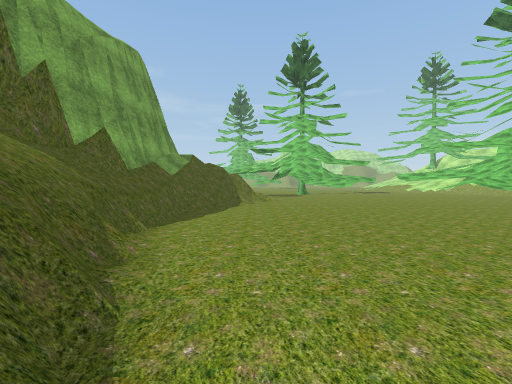
View 1 (above)

17 first-person views from a walk through a scene from a Unity 3-D project. The camera is 1.4 m above the floor, tilts 2° down and sees 85° across. The floor is counted in squares, 2 m on a side. Each view is taken from the middle of a square. On the plan, view 1 faces up. The plan holds only what a view shows up to about 9 squares ahead; the rest is blank. The place goes on beyond the plan. The player is left out. Some animated figures are left out. Some surface patterns are stand-ins.

View 2
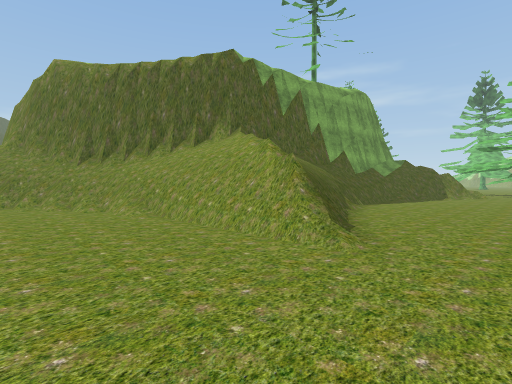

View 3
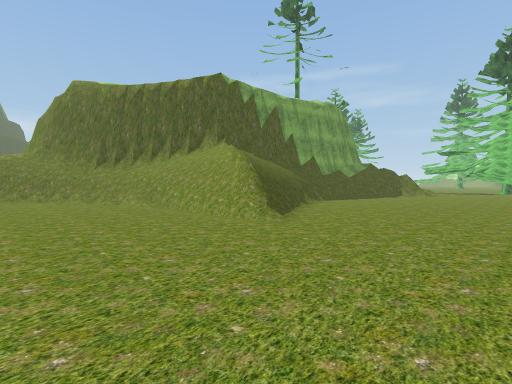

View 4
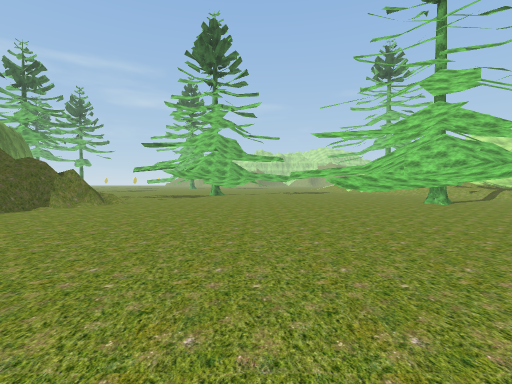

View 5
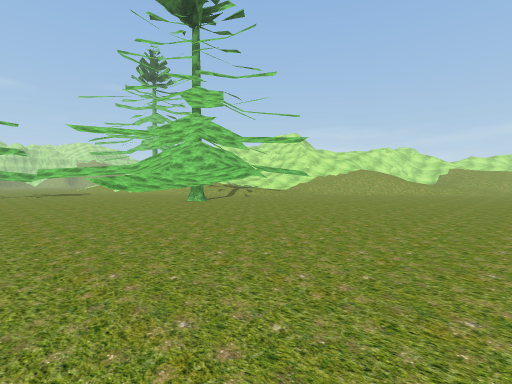

View 6
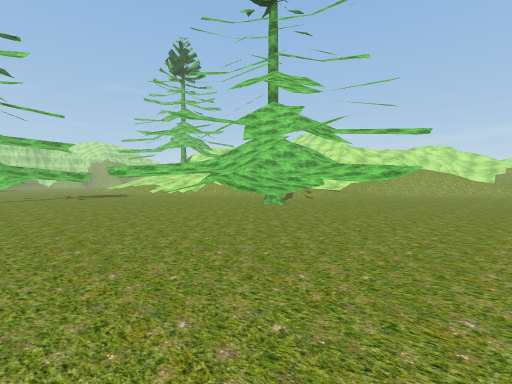

View 7
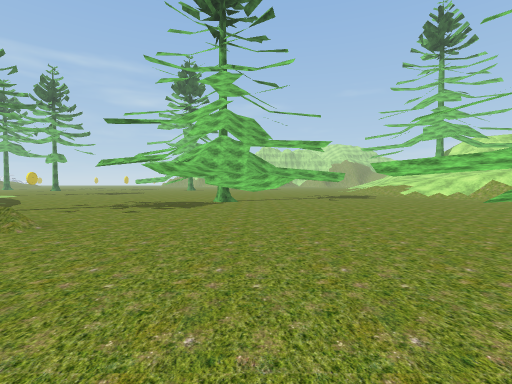

View 8
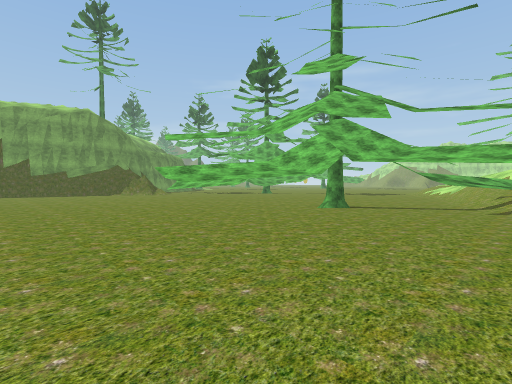

View 9
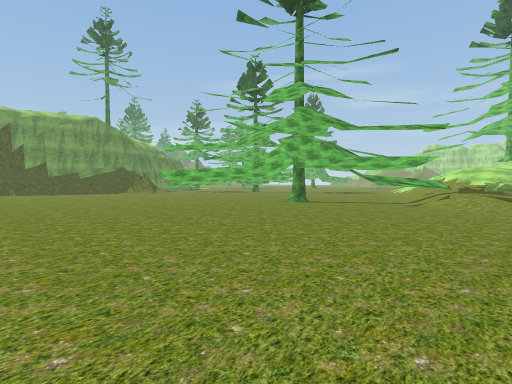

View 10
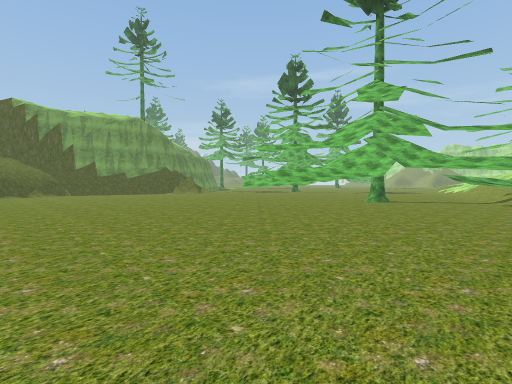

View 11
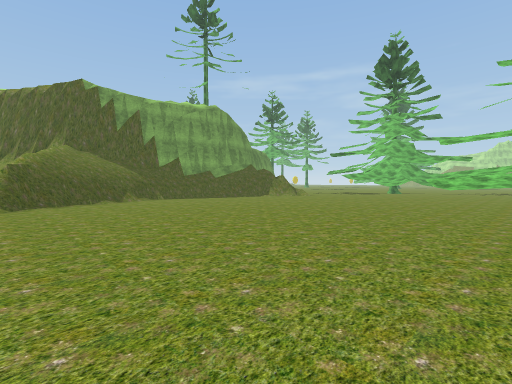

View 12
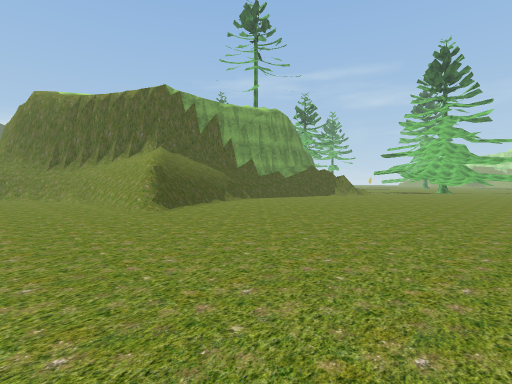

View 13
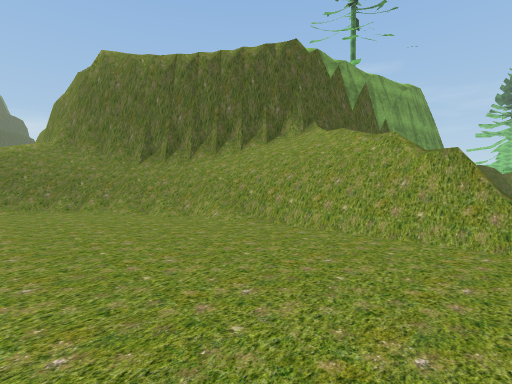

View 14
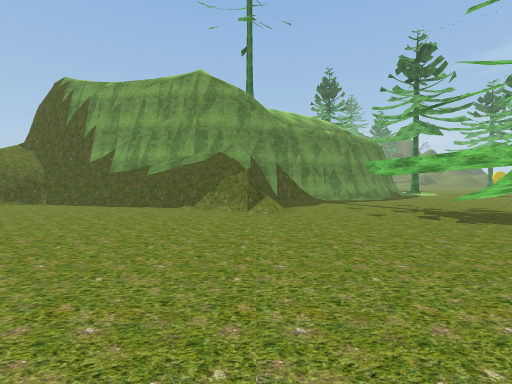

View 15
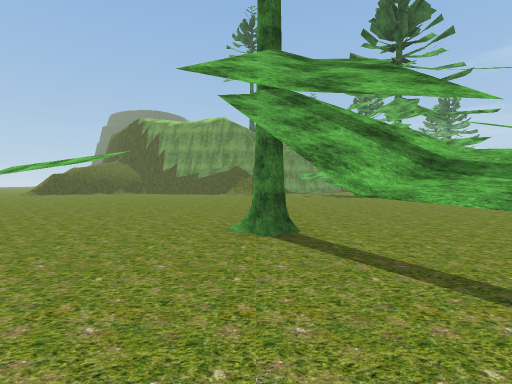

View 16
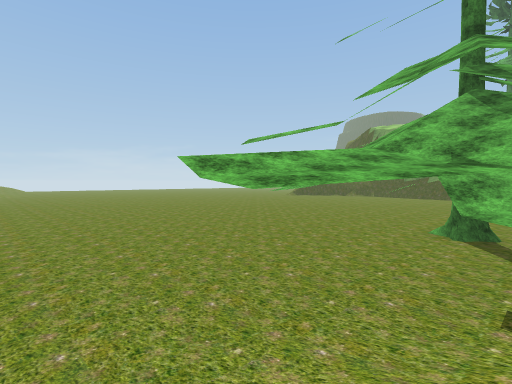

View 17
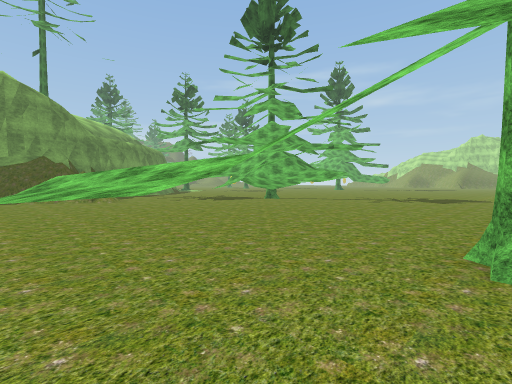

### Floor plan
Key: @ floor where view 1 was taken; # wall or solid block; . main floor; : floor 0.5 m higher than the main floor; + floor 1.75 m higher than the main floor; * floor 2.5 m higher than the main floor; % floor 2.75 m higher than the main floor; & floor 3.5 m higher than the main floor; / step, stairs or slope; = window, fence, low wall or low ledge; T pine tree.
Columns run from 10 left of view 1 to 17 right of it. Each row starts with its distance up from view 1.
 19                    ..
 18         ...       ...
 17         ....    T ...
 16        ....... TT.....
 15        ......T T......
 14         ...T..TT. ....T  //
 13         ....T.T..  ...TT /:
 12         ........T  ....TT///
 11         =#=.......T..#....//
 10          #/......TT.........
  9        ##=.......TTTT.......
  8        # /........TT .T.....
  7        #=..........T T......
  6        #=...................
  5        ##...................
  4       ##=...................
  3       ##=...................
  2      ##  /..................
  1     ##&&*=.................
  0    ## %*%#@.........
 -1   ##=+====/.........
 -2 ### ///...........
 -3 ##=//.............
 -4  ==...............
 -5  =.............

Where each view was taken, in squares from view 1:
view 1: 0 up, 0 right, facing up
view 2: 4 down, 2 right, facing up-left
view 3: 5 down, 4 right, facing up-left
view 4: 2 up, 5 right, facing up
view 5: 2 up, 5 right, facing up-right
view 6: 5 up, 4 right, facing up-right
view 7: 7 up, 4 right, facing up
view 8: 4 up, 15 right, facing up-left
view 9: 3 up, 17 right, facing up-left
view 10: 1 up, 15 right, facing up-left
view 11: 1 down, 9 right, facing up-left
view 12: 4 down, 7 right, facing up-left
view 13: 5 down, 0 right, facing up-left
view 14: 11 up, 7 right, facing left
view 15: 11 up, 15 right, facing left
view 16: 12 up, 17 right, facing down-left
view 17: 8 up, 11 right, facing up-left
